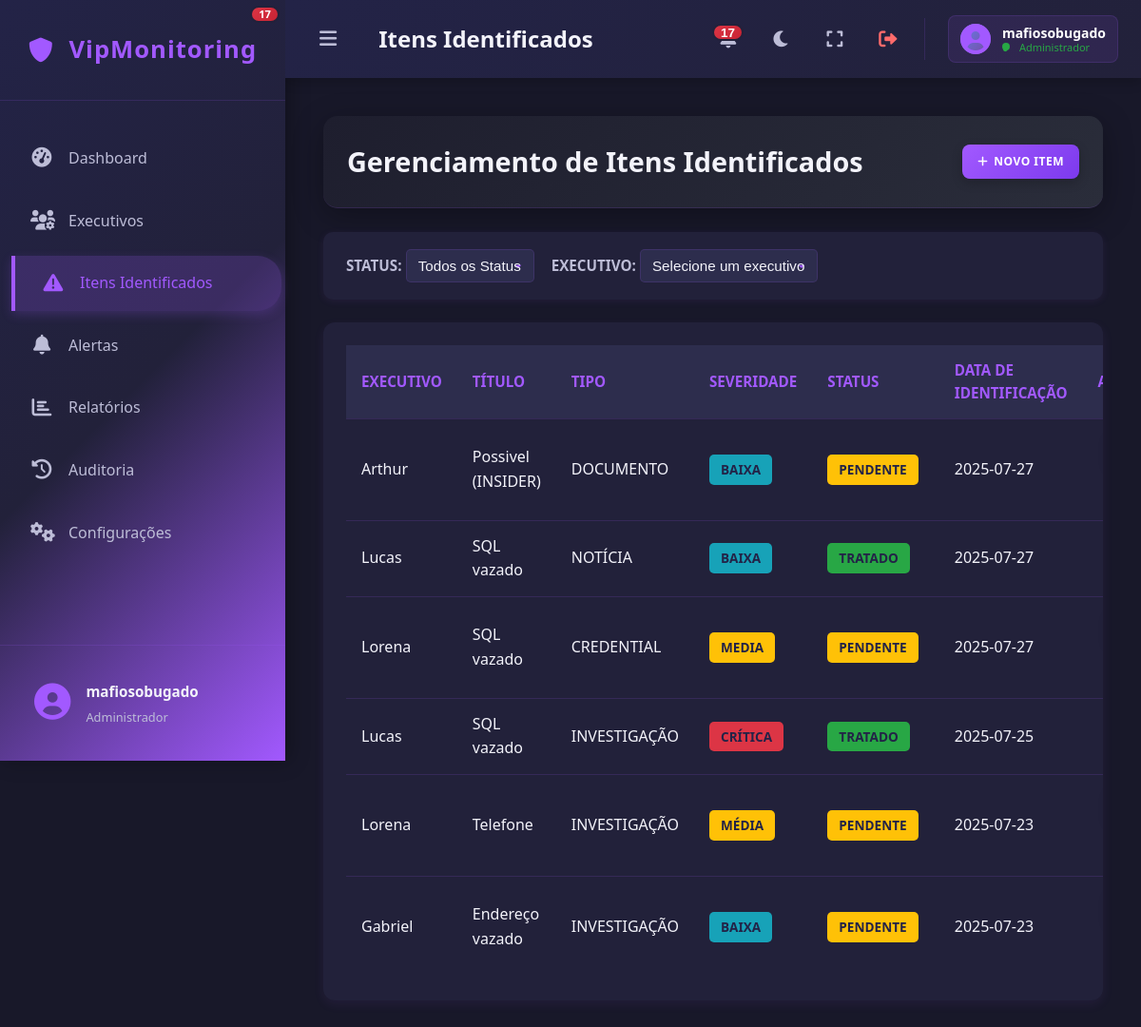
Screenshot of /items (signed in) with the database file from the repository.
### tables this page shows
CREATE TABLE users (
            id INTEGER PRIMARY KEY AUTOINCREMENT,
            username TEXT NOT NULL UNIQUE,
            email TEXT NOT NULL UNIQUE,
            password TEXT NOT NULL
        , user_type TEXT DEFAULT 'user', disabled BOOLEAN DEFAULT 0);

CREATE TABLE items (
            id INTEGER PRIMARY KEY AUTOINCREMENT,
            executive_id INTEGER NOT NULL,
            title TEXT NOT NULL,
            description TEXT,
            type TEXT NOT NULL, -- Ex: CREDENTIAL, DOCUMENTO, TELEFONE, EMAIL, ENDERECO
            severity TEXT NOT NULL, -- Ex: BAIXA, MEDIA, ALTA, CRITICA
            status TEXT NOT NULL, -- Ex: PENDENTE, TRATADO, IGNORADO
            identified_date TEXT NOT NULL, image_filename TEXT, -- Data no formato YYYY-MM-DD
            FOREIGN KEY (executive_id) REFERENCES executives (id) ON DELETE CASCADE
        );

CREATE TABLE executives (
            id INTEGER PRIMARY KEY AUTOINCREMENT,
            name TEXT NOT NULL,
            email TEXT NOT NULL UNIQUE,
            role TEXT,
            department TEXT,
            risk_score REAL DEFAULT 0.0,
            risk_level TEXT DEFAULT 'NENHUM'
        );

### app.py (the view)
@app.route('/items')
@login_required
def items():
    all_executives = database.get_all_executives() # Para o filtro de executivos
    all_items = database.get_all_items()
    items_list = []
    for item in all_items:
        item_dict = dict(item)
        item_images = database.get_item_images(item_dict['id'])
        item_dict['has_multiple_images'] = len(item_images) > 0
        item_dict['total_images'] = len(item_images) + (1 if item_dict.get('image_filename') else 0)
        items_list.append(item_dict)
    return render_template('items.html', items=items_list, executives=all_executives, active_page='items')

### app.py (called while the page is built)
@login_manager.user_loader
def load_user(user_id):
    try:
        return database.User.get(user_id)
    except Exception as e:
        print(f"Erro ao carregar usuário {user_id}: {e}")
        return None

### database.py (called while the page is built)
def get_db_connection():
    conn = sqlite3.connect(DATABASE)
    conn.row_factory = sqlite3.Row # Isso permite acessar colunas por nome
    return conn

def get_all_executives():
    conn = get_db_connection()
    executives = conn.execute('SELECT * FROM executives').fetchall()
    conn.close()
    return executives

def get_all_items():
    conn = get_db_connection()
    items = conn.execute('SELECT i.*, e.name as executive_name FROM items i JOIN executives e ON i.executive_id = e.id ORDER BY i.identified_date DESC').fetchall()
    conn.close()
    return items

def get_item_images(item_id):
    conn = get_db_connection()
    images = conn.execute('SELECT * FROM item_images WHERE item_id = ? ORDER BY upload_date', (item_id,)).fetchall()
    conn.close()
    return images

    @staticmethod
    def get(user_id):
        conn = get_db_connection()
        user_data = conn.execute('SELECT * FROM users WHERE id = ?', (user_id,)).fetchone()
        conn.close()
        if user_data:
            user_type = user_data['user_type'] if 'user_type' in user_data.keys() else 'user'
            disabled = user_data['disabled'] if 'disabled' in user_data.keys() else False
            return User(user_data['id'], user_data['username'], user_data['email'], user_data['password'], user_type, disabled)
        return None

### templates/items.html (shortened to what this page needs)
{% extends "base.html" %}
{% block page_title %}Itens Identificados{% endblock %}
{% block content %}
    <div class="content-header">
        <h1>Gerenciamento de Itens Identificados</h1>
        <a href="{{ url_for('add_item') }}" class="btn-action btn-add-new">
            <i class="fas fa-plus"></i> Novo Item
        </a>
    </div>
    <div class="filter-section">
        <div class="form-group-inline">
            <label for="filterStatus">STATUS:</label>
            <select id="filterStatus" onchange="applyFilter()">
                <option value="Todos">Todos os Status</option>
            </select>
        </div>
        <div class="form-group-inline">
            <label for="filterExecutive">EXECUTIVO:</label>
            <select id="filterExecutive" onchange="applyFilter()">
                <option value="Todos">Selecione um executivo</option>
            </select>
        </div>
    </div>
    <div class="data-table-container">
        {% if items %}
        <table id="itemsTable">
            <thead>
                <tr>
                    <th>Executivo</th>
                    <th>Título</th>
                    <th>Tipo</th>
                    <th>Severidade</th>
                    <th>Status</th>
                    <th>Data de Identificação</th>
                    <th class="actions-col">Ações</th>
                </tr>
            </thead>
            <tbody>
                {% for item in items %}
                <tr data-status="{{ item.status }}" data-executive-id="{{ item.executive_id }}">
                    <td data-label="Executivo">{{ item.executive_name }}</td>
                    <td data-label="Título">
                        {{ item.title }}
                    </td>
                    <td data-label="Tipo">{{ item.type }}</td>
                    <td data-label="Severidade">
                        <span class="severity-tag severity-{{ item.severity | lower }}">{{ item.severity }}</span>
                    </td>
                    <td data-label="Status">
                        <span class="status-tag status-{{ item.status | lower }}">{{ item.status }}</span>
                    </td>
                    <td data-label="Data">{{ item.identified_date }}</td>
                    <td data-label="Ações" class="actions-col">
                        <div class="action-buttons-group">
                        </div>
                    </td>
                </tr>
                {% endfor %}
            </tbody>
        </table>
        {% else %}
        <p>Nenhum item identificado cadastrado ainda. <a href="{{ url_for('add_item') }}">Adicione um agora!</a></p>
        {% endif %}
    </div>
{% endblock %}

### templates/base.html (shortened to what this page needs)
<!DOCTYPE html>
<html lang="pt-BR">
<head>
    <link rel="stylesheet" href="{{ url_for('static', filename='css/style.css') }}">
    <link rel="stylesheet" href="https://cdnjs.cloudflare.com/ajax/libs/font-awesome/6.0.0/css/all.min.css">
</head>
<body>
    <div class="app-container">
        <div class="sidebar">
            <div class="sidebar-header">
                <div class="app-logo">
                    <i class="fas fa-shield-alt"></i>
                    <span>VipMonitoring</span>
                </div>
            </div>
            <nav class="sidebar-nav">
                <ul>
                    <li class="nav-item {{ 'active' if active_page == 'dashboard' else '' }}">
                        <a href="{{ url_for('dashboard') }}">
                            <i class="fas fa-tachometer-alt"></i>
                            <span class="nav-text">Dashboard</span>
                        </a>
                    </li>
                    <li class="nav-item {{ 'active' if active_page == 'executives' else '' }}">
                        <a href="{{ url_for('executives') }}">
                            <i class="fas fa-users-cog"></i>
                            <span class="nav-text">Executivos</span>
                        </a>
                    </li>
                    <li class="nav-item {{ 'active' if active_page == 'items' else '' }}">
                        <a href="{{ url_for('items') }}">
                            <i class="fas fa-exclamation-triangle"></i>
                            <span class="nav-text">Itens Identificados</span>
                        </a>
                    </li>
                    <li class="nav-item {{ 'active' if active_page == 'alerts' else '' }}">
                        <a href="{{ url_for('alerts') }}">
                            <i class="fas fa-bell"></i>
                            <span class="nav-text">Alertas</span>
                            <span class="notification-badge" id="alertsBadge" style="display: none;"></span>
                        </a>
                    </li>
                    <li class="nav-item {{ 'active' if active_page == 'reports' else '' }}">
                        <a href="{{ url_for('reports') }}">
                            <i class="fas fa-chart-bar"></i>
                            <span class="nav-text">Relatórios</span>
                        </a>
                    </li>
                    <li class="nav-item {{ 'active' if active_page == 'audit' else '' }}">
                        <a href="{{ url_for('audit') }}">
                            <i class="fas fa-history"></i>
                            <span class="nav-text">Auditoria</span>
                        </a>
                    </li>
                    {% if current_user.is_authenticated and current_user.user_type == 'admin' %}
                    <li class="nav-item {{ 'active' if active_page == 'config' else '' }}">
                        <a href="{{ url_for('config') }}">
                            <i class="fas fa-cogs"></i>
                            <span class="nav-text">Configurações</span>
                        </a>
                    </li>
                    {% endif %}
                </ul>
            </nav>
            <div class="sidebar-footer">
                <div class="user-profile">
                    <div class="user-avatar">
                        <i class="fas fa-user-circle"></i>
                    </div>
                    <div class="user-info">
                        <span class="user-name">{{ current_user.username if current_user.is_authenticated else 'Usuário' }}</span>
                        <span class="user-role">{{ 'Administrador' if current_user.is_authenticated and current_user.user_type == 'admin' else 'Usuário' }}</span>
                    </div>
                </div>
            </div>
        </div>
        <div class="main-content">
            <nav class="navbar">
                <div class="navbar-left">
                    <button class="sidebar-toggle" onclick="toggleSidebar()">
                        <i class="fas fa-bars"></i>
                    </button>
                    <div class="page-title">
                        <h3>{% block page_title %}{% endblock %}</h3>
                    </div>
                </div>
                <div class="navbar-right">
                    <div class="navbar-actions">
                        <div style="position: relative;">
                            <button class="action-btn" id="alertBtn" title="Alertas Recentes" onclick="toggleAlertsDropdown()">
                                <i class="fas fa-bell"></i>
                                <span class="notification-badge" id="alertsCount" style="display: none;">0</span>
                            </button>
                        </div>
                        <button class="action-btn" title="Modo escuro" onclick="toggleDarkMode()">
                            <i class="fas fa-moon"></i>
                        </button>
                        <button class="action-btn" title="Tela cheia" onclick="toggleFullscreen()">
                            <i class="fas fa-expand"></i>
                        </button>
                        <button class="action-btn logout-btn" title="Sair" onclick="window.location.href='{{ url_for('logout') }}';return false;">
                            <i class="fas fa-sign-out-alt"></i>
                        </button>
                    </div>
                    <div class="user-info-navbar">
                        <div class="user-avatar-small">
                            <i class="fas fa-user-circle"></i>
                        </div>
                        <div class="user-details">
                            <span class="user-name">{{ current_user.username if current_user.is_authenticated else 'Usuário' }}</span>
                            <span class="user-status online">{{ 'Administrador' if current_user.is_authenticated and current_user.user_type == 'admin' else 'Usuário' }}</span>
                        </div>
                    </div>
                </div>
            </nav>
            <div class="content-area"
                 style="margin-left: 0; transition: margin-left 0.3s ease;"
                 data-sidebar-state="closed">
                {% block content %}{% endblock %}
            </div>
        </div>
    </div>
</body>
</html>

### rows the page displays
users: username "mafiosobugado", user_type "Administrador"
items: executive_name "Arthur", title "Possivel (INSIDER)", type "DOCUMENTO", severity "BAIXA", status "PENDENTE", identified_date "2025-07-27"
items: executive_name "Lucas", title "SQL vazado", type "NOTÍCIA", severity "BAIXA", status "TRATADO", identified_date "2025-07-27"
items: executive_name "Lorena", title "SQL vazado", type "CREDENTIAL", severity "MEDIA", status "PENDENTE", identified_date "2025-07-27"
items: executive_name "Lucas", title "SQL vazado", type "INVESTIGAÇÃO", severity "CRÍTICA", status "TRATADO", identified_date "2025-07-25"
items: executive_name "Lorena", title "Telefone", type "INVESTIGAÇÃO", severity "MÉDIA", status "PENDENTE", identified_date "2025-07-23"
items: executive_name "Gabriel", title "Endereço vazado", type "INVESTIGAÇÃO", severity "BAIXA", status "PENDENTE", identified_date "2025-07-23"
